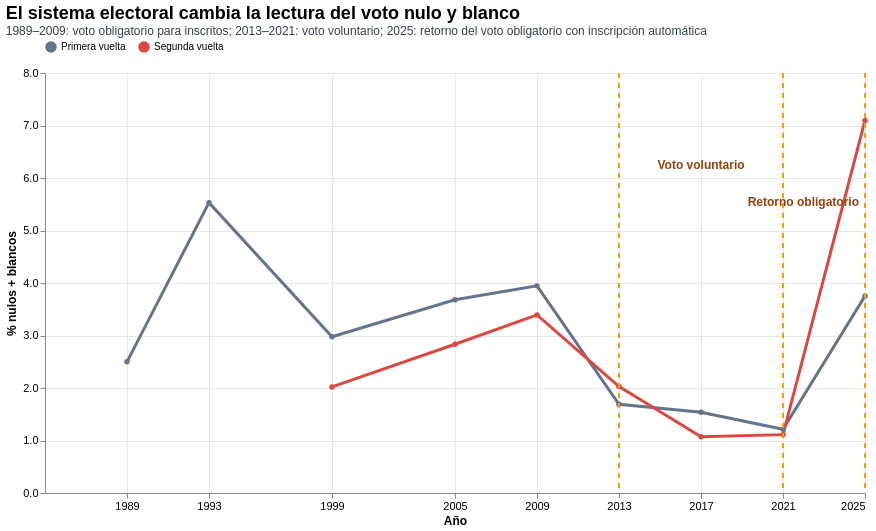

The notebook cell this image was saved under:
### Code cell
linea_sistema = alt.Chart(sistema).mark_line(
    point=True,
    strokeWidth=3
).encode(
    x=alt.X(
        "anio:Q",
        title="Año",
        scale=alt.Scale(domain=[1989, 2025]),
        axis=alt.Axis(
            values=[1989, 1993, 1999, 2005, 2009, 2013, 2017, 2021, 2025],
            format="d",
            labelAngle=0
        )
    ),
    y=alt.Y(
        "pct_nulos_blancos:Q",
        title="% nulos + blancos",
        axis=alt.Axis(format=".1f")
    ),
    color=alt.Color(
        "vuelta_label:N",
        title=None,
        scale=alt.Scale(
            domain=["Primera vuelta", "Segunda vuelta"],
            range=["#64748b", "#d94841"]
        )
    ),
    detail="vuelta_label:N",
    tooltip=[
        alt.Tooltip("anio:Q", title="Año", format="d"),
        alt.Tooltip("vuelta_label:N", title="Vuelta"),
        alt.Tooltip("sistema_voto:N", title="Sistema de voto"),
        alt.Tooltip("pct_nulos_blancos:Q", title="% nulos + blancos", format=".2f")
    ]
)

marcas_periodo = pd.DataFrame({
    "anio": [2013, 2021, 2025],
    "evento": [
        "Inicio inscripción automática + voto voluntario",
        "Última presidencial con voto voluntario",
        "Retorno del voto obligatorio en presidencial"
    ]
})

reglas_periodo = alt.Chart(marcas_periodo).mark_rule(
    strokeDash=[5, 5],
    color="#f59e0b",
    strokeWidth=2
).encode(
    x=alt.X("anio:Q"),
    tooltip=[
        alt.Tooltip("anio:Q", title="Año", format="d"),
        alt.Tooltip("evento:N", title="Cambio")
    ]
)

texto_periodo = alt.Chart(pd.DataFrame({
    "anio": [2017],
    "valor": [sistema["pct_nulos_blancos"].max() * 0.88],
    "texto": ["Voto voluntario"]
})).mark_text(
    fontSize=12,
    fontWeight="bold",
    color="#92400e"
).encode(
    x=alt.X("anio:Q"),
    y=alt.Y("valor:Q"),
    text="texto:N"
)

texto_2025 = alt.Chart(pd.DataFrame({
    "anio": [2025],
    "valor": [sistema["pct_nulos_blancos"].max() * 0.78],
    "texto": ["Retorno obligatorio"]
})).mark_text(
    align="right",
    dx=-6,
    fontSize=12,
    fontWeight="bold",
    color="#92400e"
).encode(
    x=alt.X("anio:Q"),
    y=alt.Y("valor:Q"),
    text="texto:N"
)

grafico_3 = (linea_sistema + reglas_periodo + texto_periodo + texto_2025).properties(
    title={
        "text": "El sistema electoral cambia la lectura del voto nulo y blanco",
        "subtitle": "1989–2009: voto obligatorio para inscritos; 2013–2021: voto voluntario; 2025: retorno del voto obligatorio con inscripción automática",
        "anchor": "start",
        "fontSize": 18,
        "subtitleFontSize": 12,
        "subtitleColor": "#374151"
    },
    width=820,
    height=420
).configure_view(
    strokeWidth=0
).configure_axis(
    gridColor="#e5e7eb",
    labelFontSize=11,
    titleFontSize=12
).configure_legend(
    orient="top",
    title=None
)

grafico_3

### Figure 1 — Vega-Lite specification as saved in the notebook (floating-point values rounded to 4 significant figures)
{"config": {"view": {"continuousWidth": 300, "continuousHeight": 300, "strokeWidth": 0}, "axis": {"gridColor": "#e5e7eb", "labelFontSize": 11, "titleFontSize": 12}, "legend": {"orient": "top", "title": null}}, "layer": [{"data": {"name": "data-4f5b773e915700bf5fabb03945e81f00"}, "mark": {"type": "line", "point": true, "strokeWidth": 3}, "encoding": {"color": {"field": "vuelta_label", "scale": {"domain": ["Primera vuelta", "Segunda vuelta"], "range": ["#64748b", "#d94841"]}, "title": null, "type": "nominal"}, "detail": {"field": "vuelta_label", "type": "nominal"}, "tooltip": [{"field": "anio", "format": "d", "title": "Año", "type": "quantitative"}, {"field": "vuelta_label", "title": "Vuelta", "type": "nominal"}, {"field": "sistema_voto", "title": "Sistema de voto", "type": "nominal"}, {"field": "pct_nulos_blancos", "format": ".2f", "title": "% nulos + blancos", "type": "quantitative"}], "x": {"axis": {"format": "d", "labelAngle": 0, "values": [1989, 1993, 1999, 2005, 2009, 2013, 2017, 2021, 2025]}, "field": "anio", "scale": {"domain": [1989, 2025]}, "title": "Año", "type": "quantitative"}, "y": {"axis": {"format": ".1f"}, "field": "pct_nulos_blancos", "title": "% nulos + blancos", "type": "quantitative"}}}, {"data": {"name": "data-6b7c093d7534c631f5e6156d68b84a4e"}, "mark": {"type": "rule", "color": "#f59e0b", "strokeDash": [5, 5], "strokeWidth": 2}, "encoding": {"tooltip": [{"field": "anio", "format": "d", "title": "Año", "type": "quantitative"}, {"field": "evento", "title": "Cambio", "type": "nominal"}], "x": {"field": "anio", "type": "quantitative"}}}, {"data": {"name": "data-32c316bd6e455b8bdd98126dfd745b31"}, "mark": {"type": "text", "color": "#92400e", "fontSize": 12, "fontWeight": "bold"}, "encoding": {"text": {"field": "texto", "type": "nominal"}, "x": {"field": "anio", "type": "quantitative"}, "y": {"field": "valor", "type": "quantitative"}}}, {"data": {"name": "data-ac34dc918be2bcbfed820dc3807800b4"}, "mark": {"type": "text", "align": "right", "color": "#92400e", "dx": -6, "fontSize": 12, "fontWeight": "bold"}, "encoding": {"text": {"field": "texto", "type": "nominal"}, "x": {"field": "anio", "type": "quantitative"}, "y": {"field": "valor", "type": "quantitative"}}}], "height": 420, "title": {"text": "El sistema electoral cambia la lectura del voto nulo y blanco", "subtitle": "1989–2009: voto obligatorio para inscritos; 2013–2021: voto voluntario; 2025: retorno del voto obligatorio con inscripción automática", "anchor": "start", "fontSize": 18, "subtitleFontSize": 12, "subtitleColor": "#374151"}, "width": 820, "$schema": "https://vega.github.io/schema/vega-lite/v5.20.1.json", "datasets": {"data-4f5b773e915700bf5fabb03945e81f00": [{"eleccion_id": "1989_1", "anio": 1989, "vuelta": 1, "tipo": "Primera vuelta", "votos_candidaturas": 6979859, "nulos_total": 103631, "blancos_total": 75237, "factor_duplicacion_detectado": 1, "votos_emitidos": 7158727, "nulos_blancos_total": 178868, "pct_nulos": 1.448, "pct_blancos": 1.051, "pct_nulos_blancos": 2.499, "vuelta_label": "Primera vuelta", "sistema_voto": "Inscripción voluntaria y voto obligatorio"}, {"eleccion_id": "1993_1", "anio": 1993, "vuelta": 1, "tipo": "Primera vuelta", "votos_candidaturas": 6974947, "nulos_total": 271389, "blancos_total": 136950, "factor_duplicacion_detectado": 2, "votos_emitidos": 7383286, "nulos_blancos_total": 408339, "pct_nulos": 3.676, "pct_blancos": 1.855, "pct_nulos_blancos": 5.531, "vuelta_label": "Primera vuelta", "sistema_voto": "Inscripción voluntaria y voto obligatorio"}, {"eleccion_id": "1999_1", "anio": 1999, "vuelta": 1, "tipo": "Primera vuelta", "votos_candidaturas": 7055116, "nulos_total": 159465, "blancos_total": 56991, "factor_duplicacion_detectado": 2, "votos_emitidos": 7271572, "nulos_blancos_total": 216456, "pct_nulos": 2.193, "pct_blancos": 0.7838, "pct_nulos_blancos": 2.977, "vuelta_label": "Primera vuelta", "sistema_voto": "Inscripción voluntaria y voto obligatorio"}, {"eleccion_id": "2005_1", "anio": 2005, "vuelta": 1, "tipo": "Primera vuelta", "votos_candidaturas": 6942041, "nulos_total": 180485, "blancos_total": 84752, "factor_duplicacion_detectado": 1, "votos_emitidos": 7207278, "nulos_blancos_total": 265237, "pct_nulos": 2.504, "pct_blancos": 1.176, "pct_nulos_blancos": 3.68, "vuelta_label": "Primera vuelta", "sistema_voto": "Inscripción voluntaria y voto obligatorio"}, {"eleccion_id": "2009_1", "anio": 2009, "vuelta": 1, "tipo": "Primera vuelta", "votos_candidaturas": 6977544, "nulos_total": 200420, "blancos_total": 86172, "factor_duplicacion_detectado": 2, "votos_emitidos": 7264136, "nulos_blancos_total": 286592, "pct_nulos": 2.759, "pct_blancos": 1.186, "pct_nulos_blancos": 3.945, "vuelta_label": "Primera vuelta", "sistema_voto": "Inscripción voluntaria y voto obligatorio"}, {"eleccion_id": "2013_1", "anio": 2013, "vuelta": 1, "tipo": "Primera vuelta", "votos_candidaturas": 6585808, "nulos_total": 66935, "blancos_total": 46268, "factor_duplicacion_detectado": 1, "votos_emitidos": 6699011, "nulos_blancos_total": 113203, "pct_nulos": 0.9992, "pct_blancos": 0.6907, "pct_nulos_blancos": 1.69, "vuelta_label": "Primera vuelta", "sistema_voto": "Inscripción automática y voto voluntario"}, {"eleccion_id": "2017_1", "anio": 2017, "vuelta": 1, "tipo": "Primera vuelta", "votos_candidaturas": 6600280, "nulos_total": 64504, "blancos_total": 38543, "factor_duplicacion_detectado": 1, "votos_emitidos": 6703327, "nulos_blancos_total": 103047, "pct_nulos": 0.9623, "pct_blancos": 0.575, "pct_nulos_blancos": 1.537, "vuelta_label": "Primera vuelta", "sistema_voto": "Inscripción automática y voto voluntario"}, {"eleccion_id": "2021_1", "anio": 2021, "vuelta": 1, "tipo": "Primera vuelta", "votos_candidaturas": 6994533, "nulos_total": 55480, "blancos_total": 30493, "factor_duplicacion_detectado": 2, "votos_emitidos": 7080506, "nulos_blancos_total": 85973, "pct_nulos": 0.7836, "pct_blancos": 0.4307, "pct_nulos_blancos": 1.214, "vuelta_label": "Primera vuelta", "sistema_voto": "Inscripción automática y voto voluntario"}, {"eleccion_id": "2025_1", "anio": 2025, "vuelta": 1, "tipo": "Primera vuelta", "votos_candidaturas": 12911241, "nulos_total": 361403, "blancos_total": 141989, "factor_duplicacion_detectado": 2, "votos_emitidos": 13414633, "nulos_blancos_total": 503392, "pct_nulos": 2.694, "pct_blancos": 1.058, "pct_nulos_blancos": 3.753, "vuelta_label": "Primera vuelta", "sistema_voto": "Inscripción automática y voto obligatorio"}, {"eleccion_id": "1999_2", "anio": 1999, "vuelta": 2, "tipo": "Segunda vuelta", "votos_candidaturas": 7178727, "nulos_total": 103351, "blancos_total": 44675, "factor_duplicacion_detectado": 1, "votos_emitidos": 7326753, "nulos_blancos_total": 148026, "pct_nulos": 1.411, "pct_blancos": 0.6098, "pct_nulos_blancos": 2.02, "vuelta_label": "Segunda vuelta", "sistema_voto": "Inscripción voluntaria y voto obligatorio"}, {"eleccion_id": "2005_2", "anio": 2005, "vuelta": 2, "tipo": "Segunda vuelta", "votos_candidaturas": 6959413, "nulos_total": 154972, "blancos_total": 47960, "factor_duplicacion_detectado": 1, "votos_emitidos": 7162345, "nulos_blancos_total": 202932, "pct_nulos": 2.164, "pct_blancos": 0.6696, "pct_nulos_blancos": 2.833, "vuelta_label": "Segunda vuelta", "sistema_voto": "Inscripción voluntaria y voto obligatorio"}, {"eleccion_id": "2009_2", "anio": 2009, "vuelta": 2, "tipo": "Segunda vuelta", "votos_candidaturas": 6958972, "nulos_total": 189490, "blancos_total": 54909, "factor_duplicacion_detectado": 2, "votos_emitidos": 7203371, "nulos_blancos_total": 244399, "pct_nulos": 2.631, "pct_blancos": 0.7623, "pct_nulos_blancos": 3.393, "vuelta_label": "Segunda vuelta", "sistema_voto": "Inscripción voluntaria y voto obligatorio"}, {"eleccion_id": "2013_2", "anio": 2013, "vuelta": 2, "tipo": "Segunda vuelta", "votos_candidaturas": 5582270, "nulos_total": 82916, "blancos_total": 32565, "factor_duplicacion_detectado": 1, "votos_emitidos": 5697751, "nulos_blancos_total": 115481, "pct_nulos": 1.455, "pct_blancos": 0.5715, "pct_nulos_blancos": 2.027, "vuelta_label": "Segunda vuelta", "sistema_voto": "Inscripción automática y voto voluntario"}, {"eleccion_id": "2017_2", "anio": 2017, "vuelta": 2, "tipo": "Segunda vuelta", "votos_candidaturas": 6957546, "nulos_total": 56440, "blancos_total": 18892, "factor_duplicacion_detectado": 1, "votos_emitidos": 7032878, "nulos_blancos_total": 75332, "pct_nulos": 0.8025, "pct_blancos": 0.2686, "pct_nulos_blancos": 1.071, "vuelta_label": "Segunda vuelta", "sistema_voto": "Inscripción automática y voto voluntario"}, {"eleccion_id": "2021_2", "anio": 2021, "vuelta": 2, "tipo": "Segunda vuelta", "votos_candidaturas": 8237185, "nulos_total": 68616, "blancos_total": 23972, "factor_duplicacion_detectado": 2, "votos_emitidos": 8329773, "nulos_blancos_total": 92588, "pct_nulos": 0.8237, "pct_blancos": 0.2878, "pct_nulos_blancos": 1.112, "vuelta_label": "Segunda vuelta", "sistema_voto": "Inscripción automática y voto voluntario"}, {"eleccion_id": "2025_2", "anio": 2025, "vuelta": 2, "tipo": "Segunda vuelta", "votos_candidaturas": 12427608, "nulos_total": 783816, "blancos_total": 165344, "factor_duplicacion_detectado": 2, "votos_emitidos": 13376768, "nulos_blancos_total": 949160, "pct_nulos": 5.86, "pct_blancos": 1.236, "pct_nulos_blancos": 7.096, "vuelta_label": "Segunda vuelta", "sistema_voto": "Inscripción automática y voto obligatorio"}], "data-6b7c093d7534c631f5e6156d68b84a4e": [{"anio": 2013, "evento": "Inicio inscripción automática + voto voluntario"}, {"anio": 2021, "evento": "Última presidencial con voto voluntario"}, {"anio": 2025, "evento": "Retorno del voto obligatorio en presidencial"}], "data-32c316bd6e455b8bdd98126dfd745b31": [{"anio": 2017, "valor": 6.244, "texto": "Voto voluntario"}], "data-ac34dc918be2bcbfed820dc3807800b4": [{"anio": 2025, "valor": 5.535, "texto": "Retorno obligatorio"}]}}
